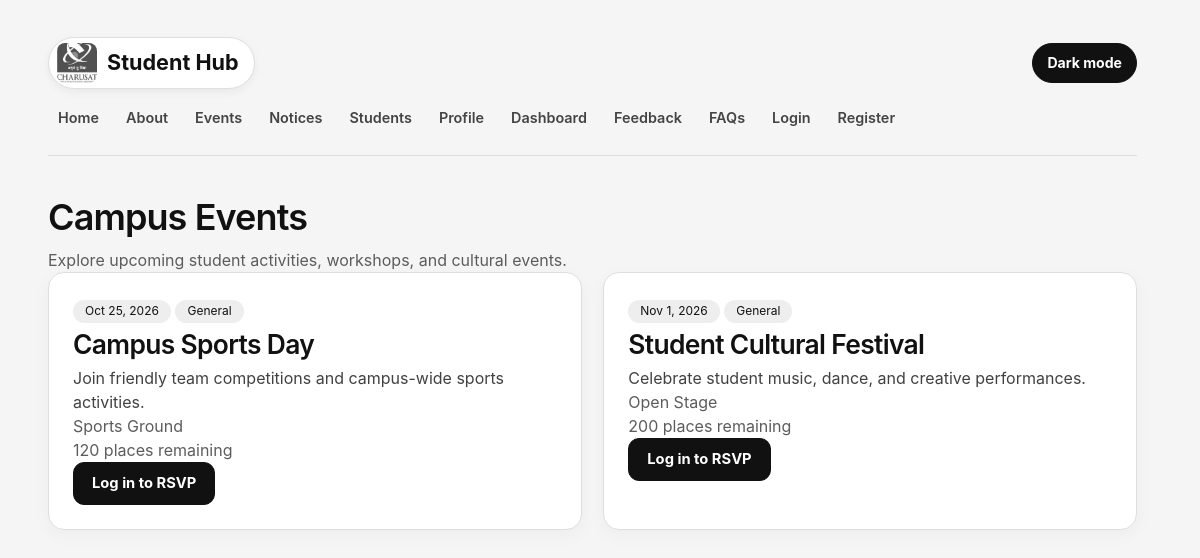
Page /pages/events.php on the committed database.
### tables this page shows
CREATE TABLE IF NOT EXISTS events (
    event_id BIGINT UNSIGNED NOT NULL AUTO_INCREMENT,
    title VARCHAR(180) NOT NULL,
    description TEXT NULL,
    category VARCHAR(80) NOT NULL DEFAULT 'General',
    starts_at DATETIME NOT NULL,
    location VARCHAR(180) NULL,
    capacity INT UNSIGNED NULL,
    status ENUM('open', 'closed') NOT NULL DEFAULT 'open',
    poster_path VARCHAR(255) NULL,
    created_at TIMESTAMP NOT NULL DEFAULT CURRENT_TIMESTAMP,
    PRIMARY KEY (event_id),
    KEY idx_events_starts_at (starts_at)
);

### pages/events.php (the view, shortened to what this page needs)
<?php
$database = auth_database();
$events = $database->query(
    "SELECT e.event_id, e.title, e.description, e.category, e.status, e.poster_path, e.starts_at, e.location, e.capacity,
            COUNT(CASE WHEN r.registration_status = 'registered' THEN 1 END) AS registration_count,
            MAX(CASE WHEN r.student_id = " . (int) ($_SESSION['student_id'] ?? 0) . " AND r.registration_status = 'registered' THEN 1 ELSE 0 END) AS is_registered
     FROM events e
     LEFT JOIN event_registrations r ON r.event_id = e.event_id
     WHERE e.starts_at >= NOW()
     GROUP BY e.event_id
     ORDER BY e.starts_at"
)->fetch_all(MYSQLI_ASSOC);
$escape = static fn (string $value): string => htmlspecialchars($value, ENT_QUOTES | ENT_SUBSTITUTE, 'UTF-8');
?>
<!DOCTYPE html>
<html lang="en">
<head>
    <link rel="stylesheet" href="../styles/events.css">
    <link rel="stylesheet" href="../styles/site.css">
</head>
<body class="site-page">
    <div class="page-wrapper">
        <main class="main-content">
            <header class="navbar">
                <a href="../index.html" class="brand"><div class="logo"><img src="../logo.jpeg" alt="Student Hub Logo"></div>Student Hub</a>
                <button class="theme-toggle" type="button" aria-label="Switch to dark theme" aria-pressed="false">Dark mode</button>
                <ul class="nav-links">
                    <li><a href="../index.html">Home</a></li><li><a href="about.html">About</a></li>
                    <li><a href="events.php">Events</a></li><li><a href="notices.php">Notices</a></li>
                    <li><a href="students.html">Students</a></li><li><a href="dashboard.php#profile">Profile</a></li>
                    <li><a href="dashboard.php">Dashboard</a></li>
                    <li><a href="feedback.html">Feedback</a></li><li><a href="faqs.php">FAQs</a></li>
                    <?php if (empty($_SESSION['student_id'])): ?><li><a href="login.html">Login</a></li><li><a href="register.html">Register</a></li><?php else: ?><li><a href="logout.php">Logout</a></li><?php endif; ?>
                </ul>
            </header>
            <h1>Campus Events</h1>
            <p class="text-muted">Explore upcoming student activities, workshops, and cultural events.</p>
            <div class="grid-3">
                <?php foreach ($events as $event): ?>
                    <article class="card">
                        <span class="tag"><?php echo $escape(date('M j, Y', strtotime($event['starts_at']))); ?></span>
                        <span class="tag"><?php echo $escape($event['category']); ?></span>
                        <h2><?php echo $escape($event['title']); ?></h2>
                        <p><?php echo nl2br($escape($event['description'] ?? '')); ?></p>
                        <p class="text-muted"><?php echo $escape($event['location'] ?? 'Location to be announced'); ?></p>
                        <?php if ($event['capacity'] !== null): ?>
                            <p class="text-muted"><?php echo max(0, (int) $event['capacity'] - (int) $event['registration_count']); ?> places remaining</p>
                        <?php endif; ?>
                        <?php if ($event['status'] !== 'open'): ?>
                            <span class="btn" aria-label="Registration is closed">Registration closed</span>
                        <?php elseif ((int) $event['is_registered'] === 1): ?>
                            <span class="btn" aria-label="Registration confirmed">Registered</span>
                        <?php elseif (empty($_SESSION['student_id'])): ?>
                            <a class="btn" href="login.html">Log in to RSVP</a>
                        <?php endif; ?>
                    </article>
                <?php endforeach; ?>
            </div>
        </main>
    </div>
</body>
</html>

### styles/events.css (style rules this page uses)
html, body { height: 100%; }
body { background: #eaeaea; font-family: Arial, sans-serif; color: #111; display: flex; justify-content: center; align-items: flex-start; padding: 0; }
.page-wrapper { max-width: none; width: 100%; background: #fff; border-radius: 0; box-shadow: none; display: flex; flex-direction: column; min-height: 100vh; padding: 20px 36px 0; }
.main-content { flex: 1 0 auto; }
a { text-decoration: none; color: #111; }
h1, h2, h3 { font-weight: 600; color: #111; margin-bottom: 6px; }
p { color: #333; line-height: 1.5; }
.text-muted { color: #555; }
.navbar { display: flex; flex-wrap: wrap; justify-content: space-between; align-items: center; padding: 10px 0 14px; border-bottom: 1px solid #d4d4d4; margin-bottom: 28px; }
.brand { display: flex; align-items: center; gap: 12px; font-size: 1.6rem; font-weight: 700; background: #f4f4f4; padding: 2px 14px 2px 10px; border-radius: 30px; border: 1px solid #d4d4d4; }
.logo { width: 40px; height: 40px; border-radius: 8px; display: flex; align-items: center; justify-content: center; }
.logo img { width: 100%; height: 100%; border-radius: 8px; object-fit: cover; }
.nav-links { display: flex; flex-wrap: wrap; gap: 6px 16px; list-style: none; }
.nav-links a { font-size: 0.95rem; padding: 4px 0; border-bottom: 2px solid transparent; }
.btn { display: inline-block; background: #111; color: #fff; padding: 6px 18px; border-radius: 40px; font-weight: 600; font-size: 0.85rem; border: 1px solid #111; cursor: pointer; transition: 0.15s; }
.card { background: #fff; border: 1px solid #d4d4d4; border-radius: 14px; padding: 18px 16px; }
.grid-3 { display: grid; grid-template-columns: repeat(auto-fit, minmax(180px, 1fr)); gap: 16px; }
.tag { background: #f4f4f4; padding: 2px 12px; border-radius: 30px; font-size: 0.75rem; display: inline-block; margin-bottom: 6px; }
@media (min-width: 1100px) { .page-wrapper { padding: 28px 52px 0; } }
@media (min-width: 1100px) { .navbar { padding: 14px 0 20px; } }
@media (min-width: 1100px) { .brand { font-size: 2rem; } }
@media (min-width: 1100px) { .grid-3 { gap: 22px; } }
@media (min-width: 1100px) { .card { padding: 22px 20px; } }

### rows in the picture
events: starts_at "Oct 25, 2026", category "General", title "Campus Sports Day", description "Join friendly team competitions and campus-wide sports activities.", location "Sports Ground", capacity "120", status "Log in to RSVP"
events: starts_at "Nov 1, 2026", category "General", title "Student Cultural Festival", description "Celebrate student music, dance, and creative performances.", location "Open Stage", capacity "200", status "Log in to RSVP"
